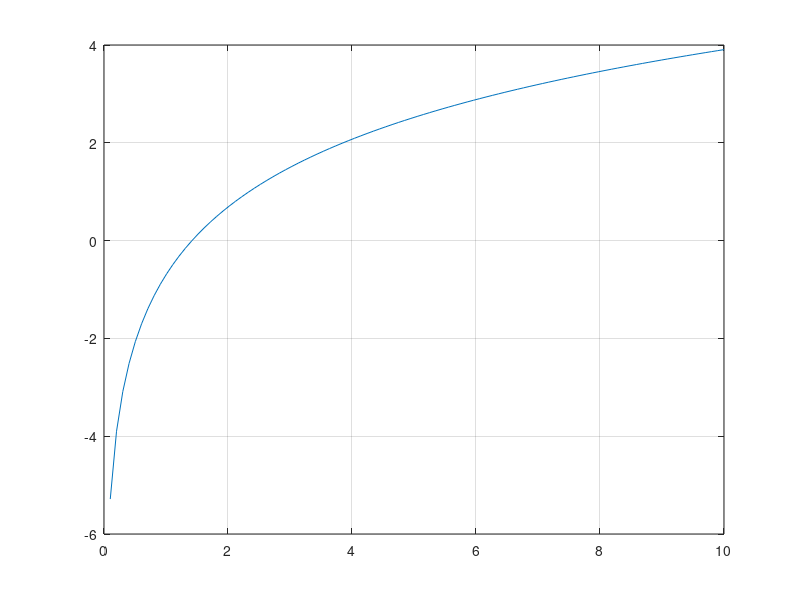

Source code (MATLAB): (Note: this script raises an error after producing the figure.)
x= linspace(0,10); %range: positive real number
f= log(x.^2)-0.7;
p=plot(x,f);grid;
datatip(p,1.4,0);
fm= @(m) log(m.^2)-0.7;
fprintf('index\txl\t\t\txu\t\t\txr\t\t\tea\n');
bisect(@(m) fm(m),0.5,2);
fprintf('index\txl\t\t\txu\t\t\txr\t\t\tea\n');
falsect(@(m) fm(m),0.5,2);
function bisect(func,xl,xu,es,varargin)
if nargin < 3 , error('at least 3 input arguments'),end
test = func(xl,varargin{:}) * func(xu,varargin{:});
if test > 0, error('no sign change'),end
if nargin < 4 | isempty(es),es=0.01;end
iter = 0;xr=xl;ea = 100;
fprintf("---bisection method---\n")
while(1)
    if iter > 2  , break,end
    xrold=xr;
    xr=(xl+xu)/2;    
    if xr~=0,ea =abs((xr-xrold)/xr) * 100;end
    test = func(xl,varargin{:})* func(xr,varargin{:});
    fprintf('%d\t\t%f\t%f\t%f\t%f\n',iter+1,xl,xu,xr,ea);
    iter = iter + 1;
    if test < 0
        xu=xr;
    elseif test > 0
        xl=xr;
    else
        ea=0;
    end
    
end
    fprintf('root : %f\n',xr);
end

function  falsect(func,xl,xu,es,varargin)
if nargin < 3 , error('at least 3 input arguments'),end
test = func(xl,varargin{:}) * func(xu,varargin{:});
if test > 0, error('no sign change'),end
if nargin < 4 | isempty(es),es=0.01;end
iter = 0;xr=xl; ea = 100;
fprintf("---false-position formula---\n");
while(1)
    if iter > 2  , break,end
    xrold=xr;
    xr=xu -(func(xu,varargin{:})*(xl-xu)/(func(xl,varargin{:})-func(xu,varargin{:})));    
    if xr~=0,ea =abs((xr-xrold)/xr) * 100; end
    fprintf('%d\t\t%f\t%f\t%f\t%f\n',iter+1,xl,xu,xr,ea);
    iter = iter + 1;
    test = func(xl,varargin{:})* func(xr,varargin{:});
    if test < 0
        xu=xr;
    elseif test > 0
        xl=xr;
    else
        ea=0;
    end
    
end
    fprintf('root: %f\n',xr);
end